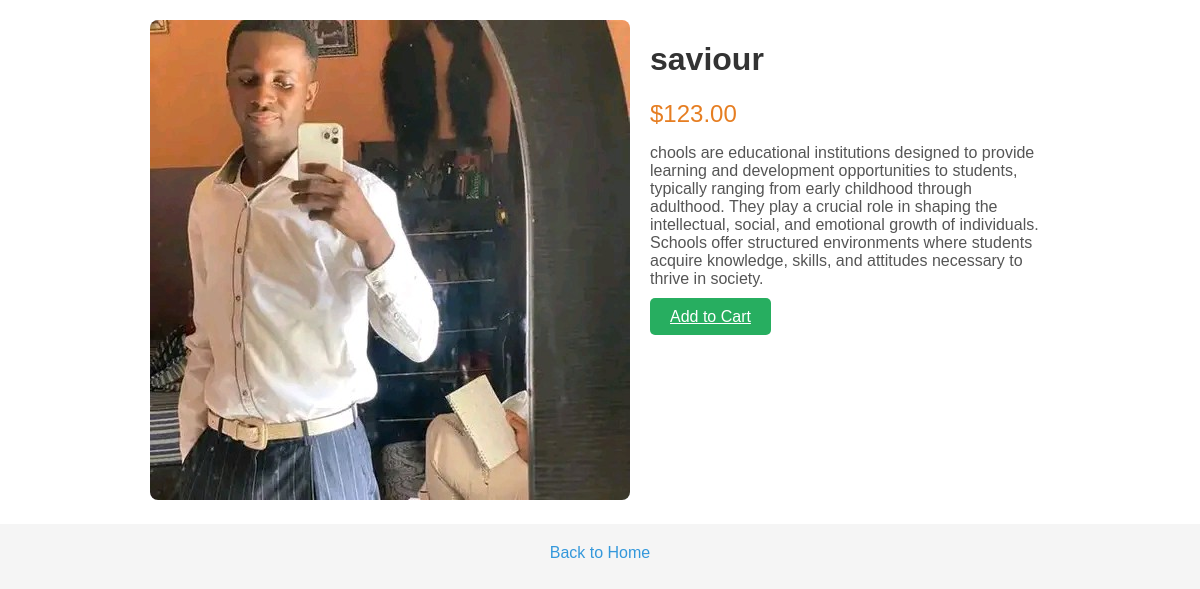
/product/1/, run on the app's committed database.
### myapp/models.py (models this page shows, shortened)
class Product(models.Model):
    name = models.CharField(max_length=100)
    price = models.DecimalField(max_digits=10, decimal_places=2)
    category = models.ForeignKey(Category, on_delete=models.SET_NULL, null=True, blank=True)
    image = models.ImageField(upload_to='products/')
    description = models.TextField(blank=True, null=True)
    is_active = models.BooleanField(default=True)
    slug = models.SlugField(unique=True, default="default-slug")

### myapp/views.py (the view)
# urls.py: path('product/<int:pk>/', views.product_detail, name='product_detail'),
def product_detail(request, pk):
    product = get_object_or_404(Product, pk=pk)
    return render(request, 'product_page.html', {'product': product})

### myapp/templates/product_page.html (shortened to what this page needs)
<!DOCTYPE html>
<html lang="en">
<head>
</head>
<body>
    <div class="product-detail-container">
        <div class="product-image">
            <img src="{{ product.image.url }}" alt="{{ product.name }}">
        </div>
        <div class="product-info">
            <h1>{{ product.name }}</h1>
            <p class="price">${{ product.price }}</p>
            <p class="description">{{ product.description }}</p>
            <a href="{% url 'add_to_cart' product.id %}" class="add-to-cart-btn">Add to Cart</a>
        </div>
    </div>
    <div class="back-link">
        <a href="{% url 'home' %}">Back to Home</a>
    </div>
</body>
</html>

### myapp/templates/product_page.html (style rules this page uses)
body { font-family: Arial, sans-serif; margin: 0; padding: 0; background-color: #f5f5f5; }
.product-detail-container { display: flex; justify-content: center; padding: 20px; background-color: #fff; }
.product-image img { max-width: 100%; height: auto; border-radius: 8px; }
.product-info { margin-left: 20px; max-width: 400px; }
.product-info h1 { font-size: 2em; color: #333; }
.price { font-size: 1.5em; color: #e67e22; margin: 10px 0; }
.description { color: #555; margin-bottom: 20px; }
.add-to-cart-btn { padding: 10px 20px; background-color: #27ae60; color: white; border: none; border-radius: 5px; cursor: pointer; }
.back-link { margin-top: 20px; text-align: center; }
.back-link a { color: #3498db; text-decoration: none; }

### data on the page
Product: image (picture), name "saviour", price "123.00", description "chools are educational institutions designed to provide learning and development opportunities to students, typically ranging from early childhood through adulthood. They play a crucial role in shaping the intellectual, social, and emotional growth of individuals. Schools offer structured environments where students acquire knowledge, skills, and attitudes necessary to thrive in society."
